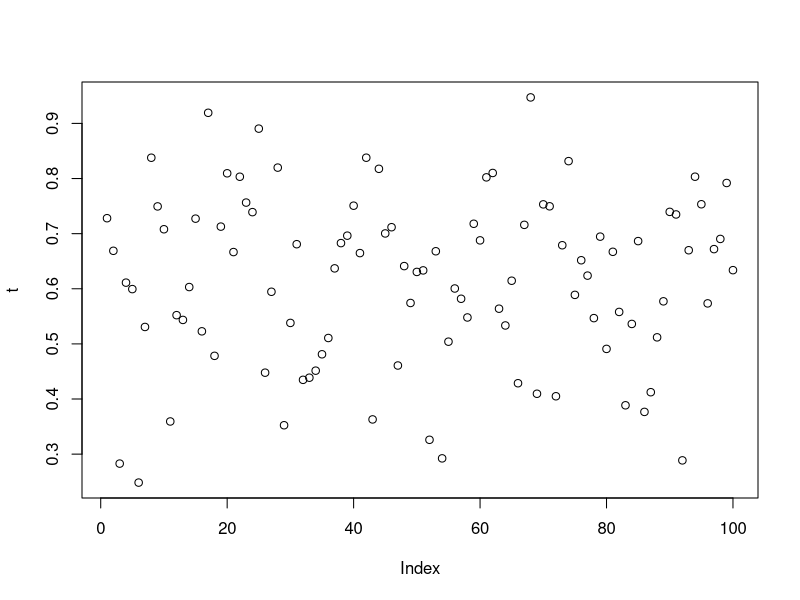
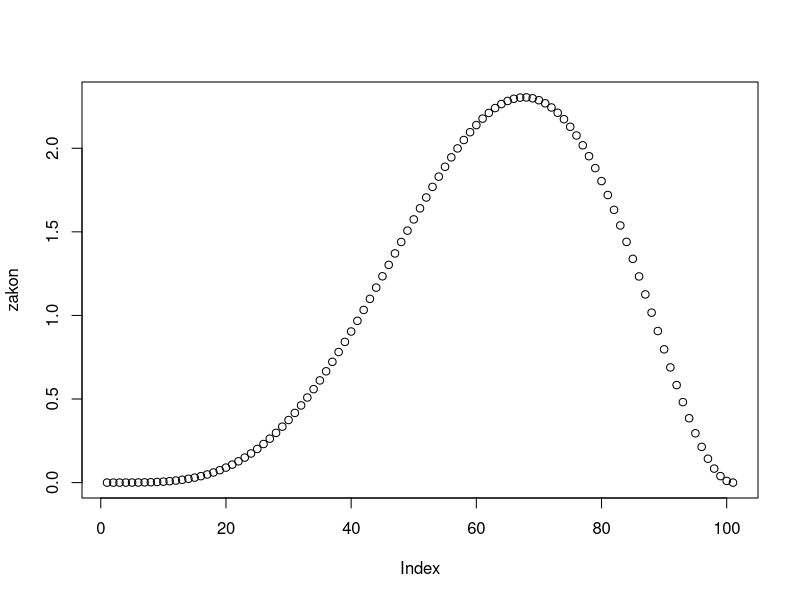
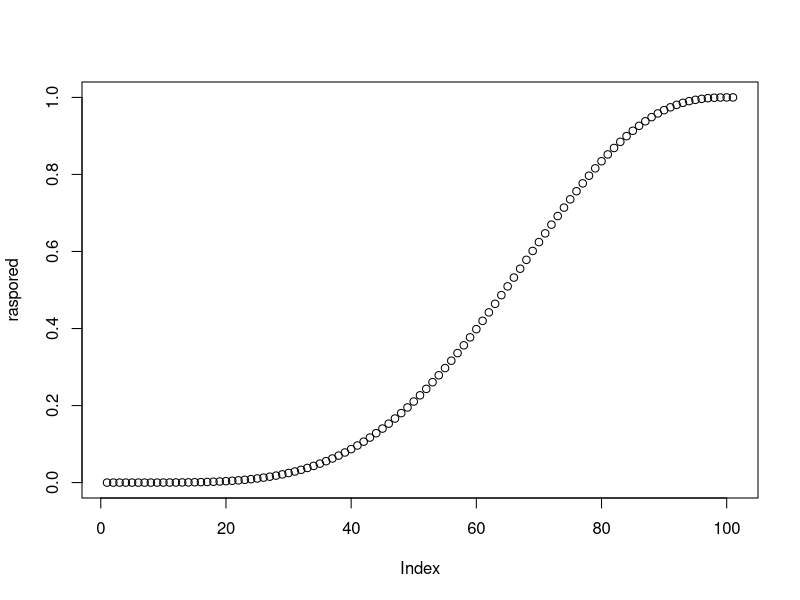
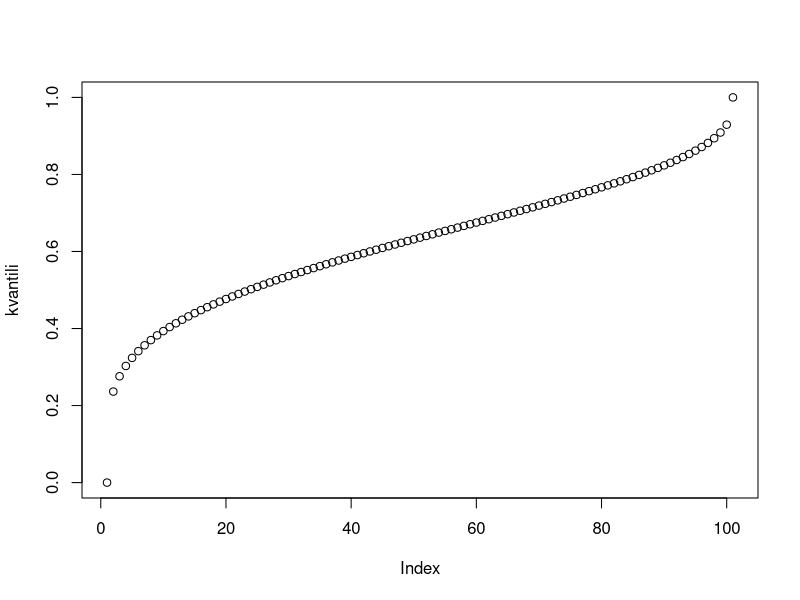
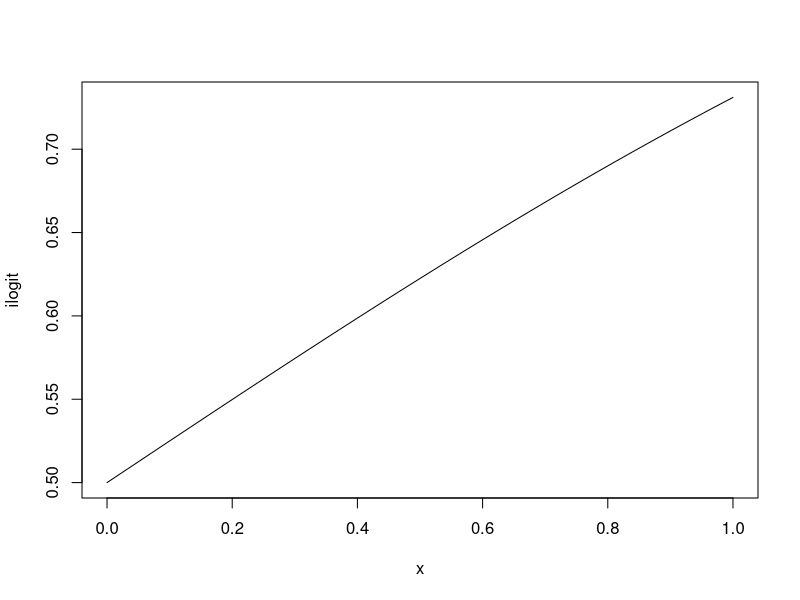

Write the R code that produced these figures, in order.
## ---- chunk 1
set.seed(123)
t <- rbeta(n=100, shape1 = 5, shape2 = 3)
mean(t); var(t)  # proveri sredinu i varijansu
plot(t)          # nacrtaj generisanu seriju
## ---- chunk 2
x_beta <- seq(0, 1, by = 0.01 )                   # kreiraj vektor
zakon <- dbeta(x_beta, shape1 = 5, shape2 = 3)    # zakon verovatnoce za beta(5,3)
plot(zakon)

raspored <- pbeta(x_beta, shape1 = 5, shape2 = 3) # funkcija rasporeda za beta (5,3)
plot(raspored)

kvantili <- qbeta(x_beta, shape1 = 5, shape2 = 3) # kvantili za beta(5,3)
plot(kvantili)
## ---- chunk 3
logit <- function(p) {
  eps <- 1e-10
  p <- pmax(pmin(p, 1 - eps), eps)
  log(p/(1 - p))
}

x_beta <- seq(0, 1, by = 0.01 )
ilogit <- function(x_beta) 1/(1 + exp(-x_beta))
plot(ilogit)
## ---- chunk 4
# Gaussova kopula: primer generisanja uparenih U(0,1) sa korelacijom rho
# (u aplikaciji se koristi preko paketa 'copula')
# library(copula)
# gaussCop <- normalCopula(rho, dim = 2)
# u <- rCopula(n, gaussCop)  # dve kolone uniformi ~ U(0,1) sa zadatom korelacijom
